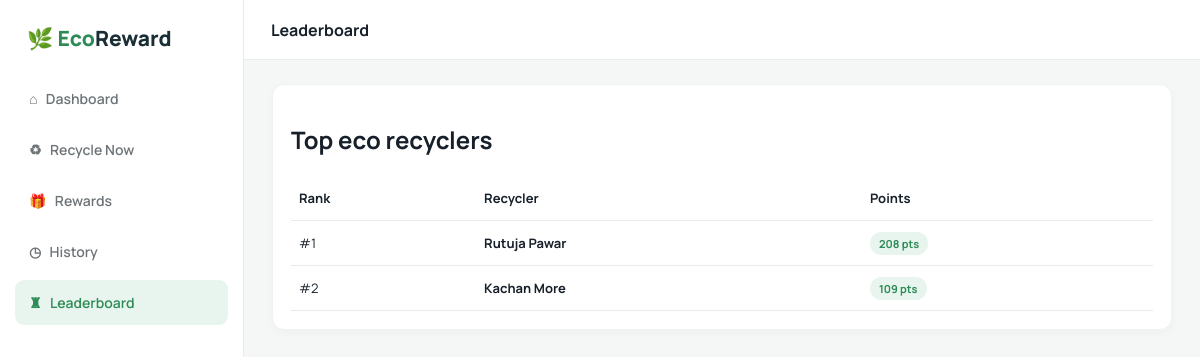
Page /leaderboard/ (signed in) on the committed database.
### recycling/models.py (models this page shows)
class Profile(models.Model):
    ROLE_CHOICES = [("USER", "User"), ("ADMIN", "Admin")]
    STATUS_CHOICES = [("ACTIVE", "Active"), ("BLOCKED", "Blocked")]
    RFID_STATUS_CHOICES = [("ACTIVE", "Active"), ("BLOCKED", "Blocked")]
    user = models.OneToOneField(User, on_delete=models.CASCADE)
    role = models.CharField(max_length=10, choices=ROLE_CHOICES, default="USER")
    status = models.CharField(max_length=10, choices=STATUS_CHOICES, default="ACTIVE")
    rfid_uid = models.CharField(max_length=64, blank=True, unique=True, null=True)
    rfid_status = models.CharField(max_length=10, choices=RFID_STATUS_CHOICES, default="ACTIVE")
    phone = models.CharField(max_length=30, blank=True)
    points = models.PositiveIntegerField(default=0)
    monthly_goal_kg = models.DecimalField(max_digits=6, decimal_places=2, default=5)

### recycling/views.py (the view)
# urls.py: path("leaderboard/", views.leaderboard, name="leaderboard"),
@login_required
def leaderboard(request):
    return render(request, "user/leaderboard.html", {"users": Profile.objects.filter(role="USER").select_related("user").order_by("-points")[:10]})

### templates/user/leaderboard.html
{% extends 'base.html' %}{% block body %}
<div class="shell">
  <aside class="sidebar">
    <div>
      <div class="brand"><span>🌿 Eco</span>Reward</div>
      <nav class="nav">
        <a href="{% url 'dashboard' %}">⌂ &nbsp; Dashboard</a
        ><a href="{% url 'recycle' %}">♻ &nbsp; Recycle Now</a
        ><a href="{% url 'rewards' %}">🎁 &nbsp; Rewards</a
        ><a href="{% url 'history' %}">◷ &nbsp; History</a
        ><a class="active" href="{% url 'leaderboard' %}"
          >♜ &nbsp; Leaderboard</a
        >
      </nav>
    </div>
  </aside>
  <div class="content">
    <header class="topbar"><b>Leaderboard</b></header>
    <main class="main">
      <section class="panel">
        <h1>Top eco recyclers</h1>
        <table class="table">
          <thead>
            <tr>
              <th>Rank</th>
              <th>Recycler</th>
              <th>Points</th>
            </tr>
          </thead>
          <tbody>
            {% for profile in users %}
            <tr>
              <td>#{{ forloop.counter }}</td>
              <td>
                <b>{{ profile.user.get_full_name|default:profile.user.username }}</b>
              </td>
              <td><span class="pill">{{ profile.points }} pts</span></td>
            </tr>
            {% endfor %}
          </tbody>
        </table>
      </section>
    </main>
  </div>
</div>
{% endblock %}

### static/css/app.css (style rules this page uses)
:root { --green:#2e8b57;--dark:#1a2e35;--mint:#e8f5ee;--bg:#f4f7f6;--ink:#17202a;--muted:#6d7478;--line:#e7ece9;--orange:#f48622 }
* { box-sizing:border-box }
body { margin:0;background:var(--bg);color:var(--ink);font-family:Manrope,Arial,sans-serif }
a { text-decoration:none;color:inherit }
.shell { display:flex;min-height:100vh }
.sidebar { width:244px;background:#fff;border-right:1px solid var(--line);padding:20px 15px;display:flex;flex-direction:column;justify-content:space-between }
.brand { font-size:21px;font-weight:800;color:var(--dark);padding:4px 12px 24px }
.brand span { color:var(--green) }
.nav { display:grid;gap:6px }
.nav a { padding:13px 14px;color:var(--muted);border-radius:9px;font-weight:600;font-size:14px }
.nav a.active,.nav a:hover { background:var(--mint);color:var(--green) }
.content { flex:1;min-width:0 }
.topbar { height:60px;background:#fff;border-bottom:1px solid var(--line);display:flex;align-items:center;justify-content:space-between;padding:0 27px }
.main { padding:24px 28px 28px;max-width:1180px;margin:auto }
.hero,.card,.panel { background:#fff;border:1px solid #f0f3f1;border-radius:12px;box-shadow:0 3px 10px #18352c08 }
.panel { padding:18px }
.table { width:100%;border-collapse:collapse;font-size:13px }
.table th,.table td { text-align:left;padding:13px 8px;border-bottom:1px solid var(--line) }
.pill { padding:4px 9px;border-radius:99px;background:var(--mint);color:var(--green);font-size:11px;font-weight:700 }
html,body { max-width:100%;overflow-x:hidden }

### rows in the picture
Profile: user.get_full_name "Rutuja Pawar", points "208"
Profile: user.get_full_name "Kachan More", points "109"
